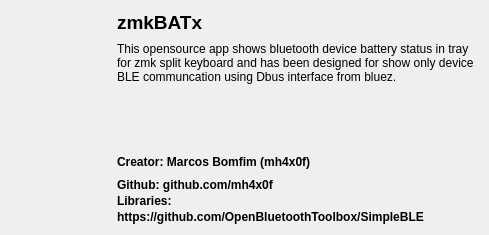
<?xml version="1.0" encoding="UTF-8"?>
<ui version="4.0">
 <class>About</class>
 <widget class="QDialog" name="About">
  <property name="geometry">
   <rect>
    <x>0</x>
    <y>0</y>
    <width>489</width>
    <height>235</height>
   </rect>
  </property>
  <property name="sizePolicy">
   <sizepolicy hsizetype="Fixed" vsizetype="Fixed">
    <horstretch>0</horstretch>
    <verstretch>0</verstretch>
   </sizepolicy>
  </property>
  <property name="windowTitle">
   <string>About</string>
  </property>
  <property name="windowIcon">
   <iconset resource="../../resources.qrc">
    <normaloff>:/icons/about-icon.png</normaloff>:/icons/about-icon.png</iconset>
  </property>
  <property name="modal">
   <bool>false</bool>
  </property>
  <layout class="QHBoxLayout" name="horizontalLayout">
   <item>
    <layout class="QFormLayout" name="formLayout">
     <item row="0" column="0">
      <layout class="QVBoxLayout" name="about_picture_layout">
       <property name="sizeConstraint">
        <enum>QLayout::SetMinimumSize</enum>
       </property>
       <property name="topMargin">
        <number>0</number>
       </property>
       <property name="rightMargin">
        <number>0</number>
       </property>
       <property name="bottomMargin">
        <number>150</number>
       </property>
       <item>
        <widget class="QLabel" name="label">
         <property name="sizePolicy">
          <sizepolicy hsizetype="Maximum" vsizetype="Maximum">
           <horstretch>1</horstretch>
           <verstretch>1</verstretch>
          </sizepolicy>
         </property>
         <property name="minimumSize">
          <size>
           <width>100</width>
           <height>0</height>
          </size>
         </property>
         <property name="maximumSize">
          <size>
           <width>100</width>
           <height>100</height>
          </size>
         </property>
         <property name="acceptDrops">
          <bool>false</bool>
         </property>
         <property name="autoFillBackground">
          <bool>false</bool>
         </property>
         <property name="text">
          <string/>
         </property>
         <property name="pixmap">
          <pixmap resource="../../resources.qrc">:/icons/about-icon.png</pixmap>
         </property>
         <property name="scaledContents">
          <bool>false</bool>
         </property>
         <property name="alignment">
          <set>Qt::AlignCenter</set>
         </property>
         <property name="wordWrap">
          <bool>false</bool>
         </property>
         <property name="margin">
          <number>0</number>
         </property>
         <property name="openExternalLinks">
          <bool>false</bool>
         </property>
        </widget>
       </item>
      </layout>
     </item>
     <item row="0" column="1">
      <layout class="QVBoxLayout" name="infoLayout" stretch="0,0,0,0,2,0,0">
       <property name="spacing">
        <number>2</number>
       </property>
       <property name="leftMargin">
        <number>0</number>
       </property>
       <item>
        <widget class="QLabel" name="appName">
         <property name="sizePolicy">
          <sizepolicy hsizetype="Preferred" vsizetype="Fixed">
           <horstretch>0</horstretch>
           <verstretch>0</verstretch>
          </sizepolicy>
         </property>
         <property name="font">
          <font>
           <pointsize>14</pointsize>
           <bold>true</bold>
          </font>
         </property>
         <property name="text">
          <string>zmkBATx</string>
         </property>
         <property name="margin">
          <number>2</number>
         </property>
        </widget>
       </item>
       <item>
        <widget class="QLabel" name="description1">
         <property name="sizePolicy">
          <sizepolicy hsizetype="Expanding" vsizetype="Fixed">
           <horstretch>0</horstretch>
           <verstretch>0</verstretch>
          </sizepolicy>
         </property>
         <property name="lineWidth">
          <number>1</number>
         </property>
         <property name="text">
          <string>This opensource app shows bluetooth device battery status in tray for zmk split keyboard and has been designed for show only device BLE communcation using Dbus interface from bluez.</string>
         </property>
         <property name="wordWrap">
          <bool>true</bool>
         </property>
        </widget>
       </item>
       <item>
        <widget class="QLabel" name="label_2">
         <property name="text">
          <string/>
         </property>
        </widget>
       </item>
       <item>
        <widget class="QLabel" name="description2">
         <property name="sizePolicy">
          <sizepolicy hsizetype="Preferred" vsizetype="Fixed">
           <horstretch>0</horstretch>
           <verstretch>0</verstretch>
          </sizepolicy>
         </property>
         <property name="font">
          <font>
           <bold>true</bold>
          </font>
         </property>
         <property name="text">
          <string>Creator: Marcos Bomfim (mh4x0f)</string>
         </property>
         <property name="wordWrap">
          <bool>true</bool>
         </property>
        </widget>
       </item>
       <item>
        <widget class="QLabel" name="label_4">
         <property name="sizePolicy">
          <sizepolicy hsizetype="Preferred" vsizetype="Fixed">
           <horstretch>0</horstretch>
           <verstretch>0</verstretch>
          </sizepolicy>
         </property>
         <property name="font">
          <font>
           <bold>true</bold>
           <kerning>true</kerning>
          </font>
         </property>
         <property name="text">
          <string>Github: github.com/mh4x0f</string>
         </property>
         <property name="scaledContents">
          <bool>false</bool>
         </property>
         <property name="wordWrap">
          <bool>false</bool>
         </property>
         <property name="openExternalLinks">
          <bool>true</bool>
         </property>
        </widget>
       </item>
       <item>
        <widget class="QLabel" name="label_5">
         <property name="sizePolicy">
          <sizepolicy hsizetype="Preferred" vsizetype="Fixed">
           <horstretch>0</horstretch>
           <verstretch>0</verstretch>
          </sizepolicy>
         </property>
         <property name="font">
          <font>
           <bold>true</bold>
          </font>
         </property>
         <property name="text">
          <string>Libraries:</string>
         </property>
        </widget>
       </item>
       <item>
        <widget class="QLabel" name="label_3">
         <property name="sizePolicy">
          <sizepolicy hsizetype="Preferred" vsizetype="Fixed">
           <horstretch>0</horstretch>
           <verstretch>0</verstretch>
          </sizepolicy>
         </property>
         <property name="font">
          <font>
           <bold>true</bold>
          </font>
         </property>
         <property name="text">
          <string>https://github.com/OpenBluetoothToolbox/SimpleBLE</string>
         </property>
         <property name="openExternalLinks">
          <bool>true</bool>
         </property>
        </widget>
       </item>
      </layout>
     </item>
    </layout>
   </item>
  </layout>
 </widget>
 <resources>
  <include location="../../resources.qrc"/>
 </resources>
 <connections/>
</ui>
